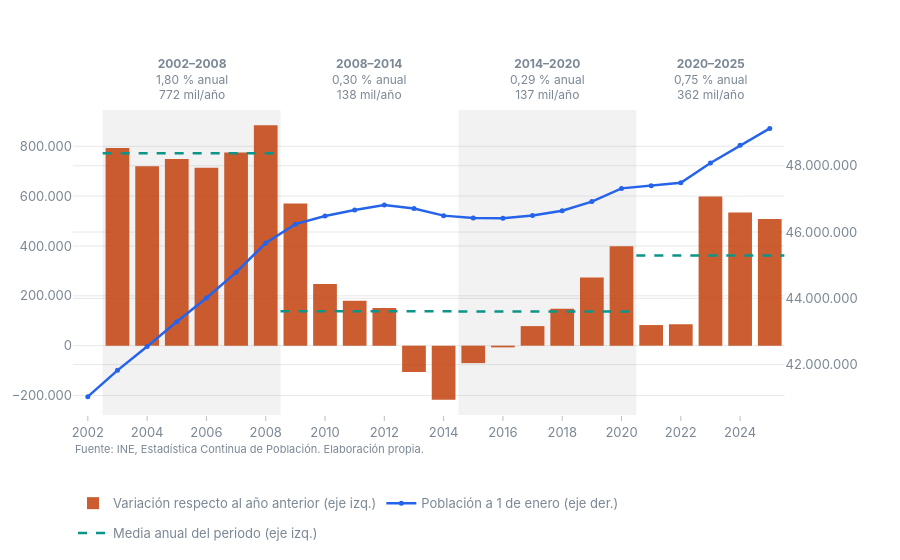

Write notebook code for a chart like this one.
### Markdown cell above
### Q1.1: Cómo ha crecido la población? A qué ritmos? En qué periodos? --> A nivel Nacional

### Code cell
def es(x, d=2):
    """Número con formato español: 1.234,56"""
    return f"{x:,.{d}f}".replace(",", "X").replace(".", ",").replace("X", ".")

serie_total = (
    df1
    .filter(
        pl.col("Sexo") == "Total",
        pl.col("Edad simple") == "Todas las edades",
        pl.col("Nacionalidad") == "Total",
        pl.col("País de nacimiento") == "Total",
        pl.col("Total").is_not_null(),
    )
    .select(fecha=pl.col("Periodo"), poblacion=pl.col("Total"))
    .sort("fecha")
)

seria_total_anual_nacional = (
    serie_total
    .filter(pl.col("fecha").dt.month() == 1, pl.col("fecha").dt.day() == 1)
    .sort("fecha")
    .with_columns(
        var_abs=pl.col("poblacion").diff(),
        var_pct=100 * pl.col("poblacion").pct_change(),
    )
)

limites = [2002, 2008, 2014, 2020, 2025]
periodos = pl.DataFrame({"ini": limites[:-1], "fin": limites[1:]})

poblacion = seria_total_anual_nacional.select(año=pl.col("fecha").dt.year(), poblacion=pl.col("poblacion"))

resumen = (
    periodos
    .join(pob.rename({"año": "ini", "poblacion": "pob_ini"}), on="ini")
    .join(pob.rename({"año": "fin", "poblacion": "pob_fin"}), on="fin")
    .with_columns(años=pl.col("fin") - pl.col("ini"), var_abs=pl.col("pob_fin") - pl.col("pob_ini"))
    .with_columns(
        var_pct_total=100 * (pl.col("pob_fin") / pl.col("pob_ini") - 1),
        media_anual=pl.col("var_abs") / pl.col("años"),
        tasa_anual=100 * ((pl.col("pob_fin") / pl.col("pob_ini")) ** (1 / pl.col("años")) - 1),
    )
    .with_columns(periodo=pl.format("{}–{}", pl.col("ini"), pl.col("fin")))
).sort("ini")

crecimiento = (
    seria_total_anual_nacional
    .drop_nulls("var_abs")
    .with_columns(
        año=pl.col("fecha").dt.year(),
        tramo=pl.format("{} → {}", pl.col("fecha").dt.year() - 1, pl.col("fecha").dt.year()),
    )
)

fig = make_subplots(specs=[[{"secondary_y": True}]])

fig.add_bar(
    x=crecimiento["año"], y=crecimiento["var_abs"],
    name="Variación respecto al año anterior (eje izq.)", marker_color=ACCENT, opacity=0.85,
    customdata=crecimiento.select("var_pct", "tramo").rows(),
    hovertemplate="%{customdata[1]}<br>%{y:,.0f} personas<br>%{customdata[0]:.2f} %<extra>Variación</extra>",
    secondary_y=False,
)
fig.add_scatter(
    x=poblacion["año"], y=poblacion["poblacion"],
    name="Población a 1 de enero (eje der.)", mode="lines+markers",
    line=dict(color=PALETTE[1], width=2.5), marker=dict(size=5),
    hovertemplate="%{y:,.0f}<extra>Población</extra>",
    secondary_y=True,
)

for i, r in enumerate(resumen.iter_rows(named=True)):
    x0, x1 = r["ini"] + 0.5, r["fin"] + 0.5      # cada banda contiene las barras ini+1 … fin

    # Banda de fondo en periodos alternos
    if i % 2 == 0:
        fig.add_vrect(x0=x0, x1=x1, fillcolor="rgba(127,127,127,0.10)", line_width=0, layer="below")

    # Media anual del periodo, en el eje izquierdo (comparable con las barras)
    fig.add_scatter(
        x=[x0, x1], y=[r["media_anual"]] * 2, mode="lines",
        line=dict(color="#0d9488", width=2.5, dash="dash"),
        name="Media anual del periodo (eje izq.)", legendgroup="media", showlegend=(i == 0),
        hoverinfo="skip", secondary_y=False,
    )

    # Etiqueta sobre la banda
    fig.add_annotation(
        x=(x0 + x1) / 2, y=1.02, xref="x", yref="paper", yanchor="bottom", showarrow=False,
        text=f"<b>{r['periodo']}</b><br>{es(r['tasa_anual'])} % anual<br>{es(r['media_anual'] / 1000, 0)} mil/año",
        font=dict(size=12),
    )

fig.update_xaxes(range=[2001.5, 2025.5], dtick=2)
add_source(fig, "Fuente: INE, Estadística Continua de Población. Elaboración propia.")
fig.update_layout(
    margin=dict(t=110, b=130, r=70),
    legend=dict(orientation="h", x=0, y=-0.24, yanchor="top"),   # la leyenda baja para dejar sitio a las etiquetas
)
fig.show()

### Figure 1 — Plotly figure (JSON) as saved in the notebook; plotly's stock layout.template omitted (floating-point values rounded to 4 significant figures)
{"data": [{"customdata": [[1.931, "2002 → 2003"], [1.72, "2003 → 2004"], [1.76, "2004 → 2005"], [1.648, "2005 → 2006"], [1.76, "2006 → 2007"], [1.975, "2007 → 2008"], [1.249, "2008 → 2009"], [0.5349, "2009 → 2010"], [0.3884, "2010 → 2011"], [0.3237, "2011 → 2012"], [-0.2255, "2012 → 2013"], [-0.4643, "2013 → 2014"], [-0.1506, "2014 → 2015"], [-0.01473, "2015 → 2016"], [0.1691, "2016 → 2017"], [0.3176, "2017 → 2018"], [0.5872, "2018 → 2019"], [0.8506, "2019 → 2020"], [0.1749, "2020 → 2021"], [0.1813, "2021 → 2022"], [1.261, "2022 → 2023"], [1.111, "2023 → 2024"], [1.046, "2024 → 2025"]], "hovertemplate": "%{customdata[1]}<br>%{y:,.0f} personas<br>%{customdata[0]:.2f} %<extra>Variación</extra>", "marker": {"color": "#c2410c"}, "name": "Variación respecto al año anterior (eje izq.)", "opacity": 0.85, "type": "bar", "x": [2003, 2004, 2005, 2006, 2007, 2008, 2009, 2010, 2011, 2012, 2013, 2014, 2015, 2016, 2017, 2018, 2019, 2020, 2021, 2022, 2023, 2024, 2025], "xaxis": "x", "y": [792565, 719618, 748881, 713634, 774690, 884279, 570333, 247350, 180554, 151041, -105566, -216906, -70022, -6838, 78509, 147677, 273881, 399099, 82748, 85929, 598634, 534334, 508602], "yaxis": "y"}, {"hovertemplate": "%{y:,.0f}<extra>Población</extra>", "line": {"color": "#2563eb", "width": 2.5}, "marker": {"size": 5}, "mode": "lines+markers", "name": "Población a 1 de enero (eje der.)", "type": "scatter", "x": [2002, 2003, 2004, 2005, 2006, 2007, 2008, 2009, 2010, 2011, 2012, 2013, 2014, 2015, 2016, 2017, 2018, 2019, 2020, 2021, 2022, 2023, 2024, 2025], "xaxis": "x", "y": [41035271, 41827836, 42547454, 43296335, 44009969, 44784659, 45668938, 46239271, 46486621, 46667175, 46818216, 46712650, 46495744, 46425722, 46418884, 46497393, 46645070, 46918951, 47318050, 47400798, 47486727, 48085361, 48619695, 49128297], "yaxis": "y2"}, {"hoverinfo": "skip", "legendgroup": "media", "line": {"color": "#0d9488", "dash": "dash", "width": 2.5}, "mode": "lines", "name": "Media anual del periodo (eje izq.)", "showlegend": true, "type": "scatter", "x": [2002.0, 2008.0], "xaxis": "x", "y": [772300.0, 772300.0], "yaxis": "y"}, {"hoverinfo": "skip", "legendgroup": "media", "line": {"color": "#0d9488", "dash": "dash", "width": 2.5}, "mode": "lines", "name": "Media anual del periodo (eje izq.)", "showlegend": false, "type": "scatter", "x": [2008.0, 2014.0], "xaxis": "x", "y": [137801, 137801], "yaxis": "y"}, {"hoverinfo": "skip", "legendgroup": "media", "line": {"color": "#0d9488", "dash": "dash", "width": 2.5}, "mode": "lines", "name": "Media anual del periodo (eje izq.)", "showlegend": false, "type": "scatter", "x": [2014.0, 2020.0], "xaxis": "x", "y": [137051, 137051], "yaxis": "y"}, {"hoverinfo": "skip", "legendgroup": "media", "line": {"color": "#0d9488", "dash": "dash", "width": 2.5}, "mode": "lines", "name": "Media anual del periodo (eje izq.)", "showlegend": false, "type": "scatter", "x": [2020.0, 2026.0], "xaxis": "x", "y": [362000.0, 362000.0], "yaxis": "y"}], "layout": {"annotations": [{"font": {"size": 12}, "showarrow": false, "text": "<b>2002–2008</b><br>1,80 % anual<br>772 mil/año", "x": 2006.0, "xref": "x", "y": 1.02, "yanchor": "bottom", "yref": "paper"}, {"font": {"size": 12}, "showarrow": false, "text": "<b>2008–2014</b><br>0,30 % anual<br>138 mil/año", "x": 2012.0, "xref": "x", "y": 1.02, "yanchor": "bottom", "yref": "paper"}, {"font": {"size": 12}, "showarrow": false, "text": "<b>2014–2020</b><br>0,29 % anual<br>137 mil/año", "x": 2018.0, "xref": "x", "y": 1.02, "yanchor": "bottom", "yref": "paper"}, {"font": {"size": 12}, "showarrow": false, "text": "<b>2020–2025</b><br>0,75 % anual<br>362 mil/año", "x": 2023, "xref": "x", "y": 1.02, "yanchor": "bottom", "yref": "paper"}, {"font": {"color": "#7a8794", "size": 11}, "showarrow": false, "text": "Fuente: INE, Estadística Continua de Población. Elaboración propia.", "x": 0, "xanchor": "left", "xref": "paper", "y": -0.14, "yref": "paper"}], "legend": {"orientation": "h", "x": 0, "y": -0.24, "yanchor": "top"}, "margin": {"b": 130, "r": 70, "t": 110}, "shapes": [{"fillcolor": "rgba(127,127,127,0.10)", "layer": "below", "line": {"width": 0}, "type": "rect", "x0": 2002.0, "x1": 2008.0, "xref": "x", "y0": 0, "y1": 1, "yref": "y domain"}, {"fillcolor": "rgba(127,127,127,0.10)", "layer": "below", "line": {"width": 0}, "type": "rect", "x0": 2014.0, "x1": 2020.0, "xref": "x", "y0": 0, "y1": 1, "yref": "y domain"}], "xaxis": {"anchor": "y", "domain": [0, 0.94], "dtick": 2, "range": [2002.0, 2026.0]}, "yaxis": {"anchor": "x", "domain": [0, 1]}, "yaxis2": {"anchor": "x", "overlaying": "y", "side": "right"}}}
